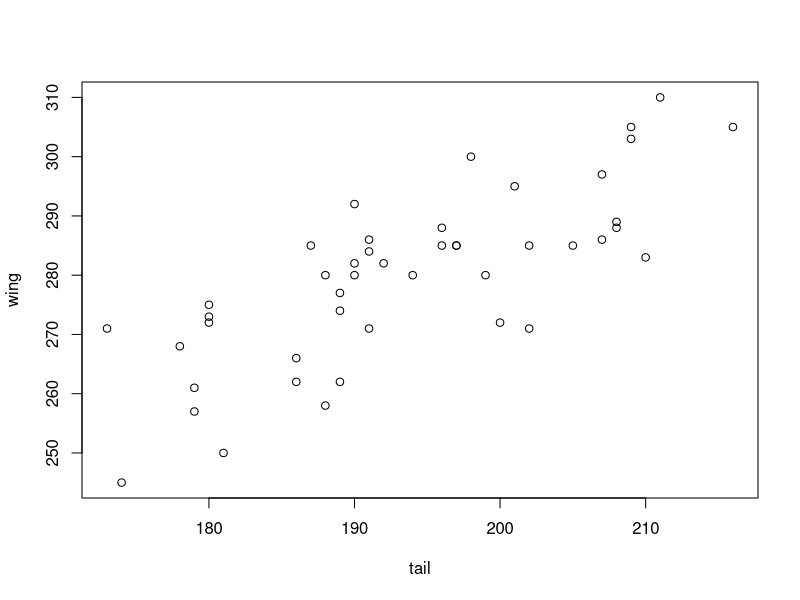
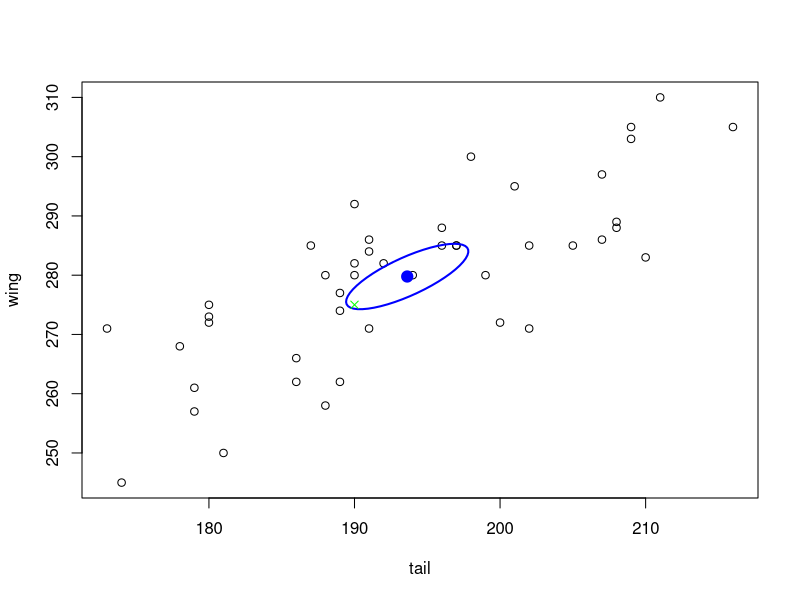
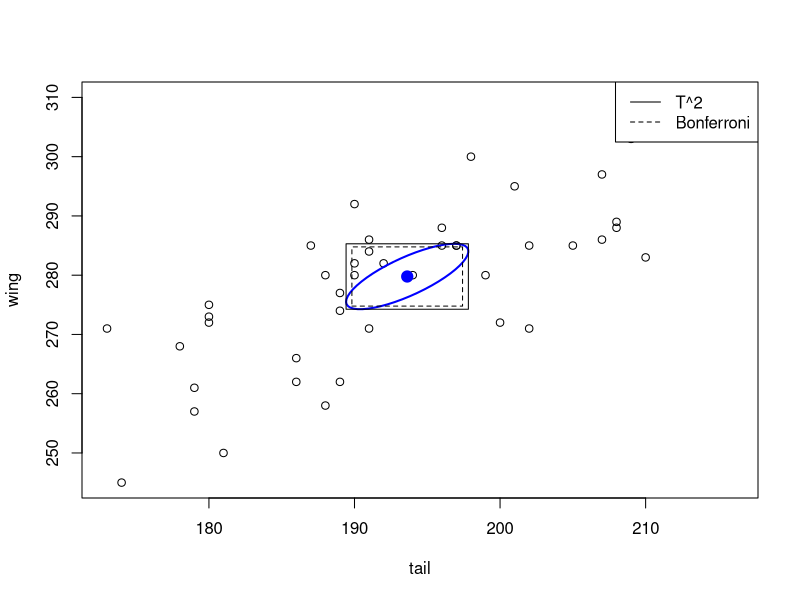
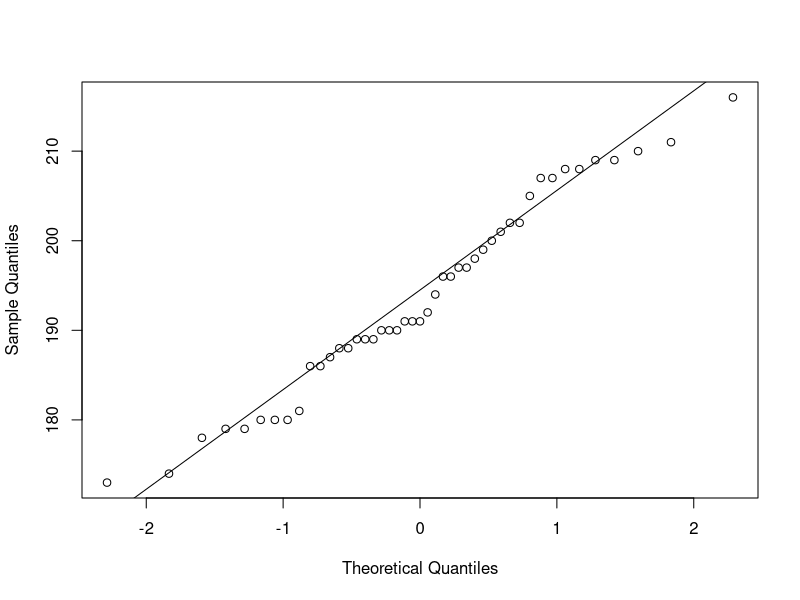
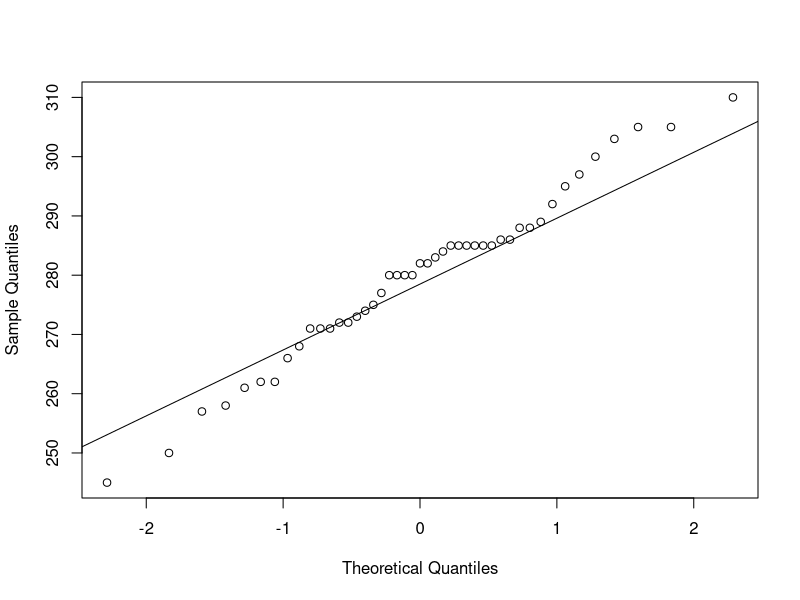
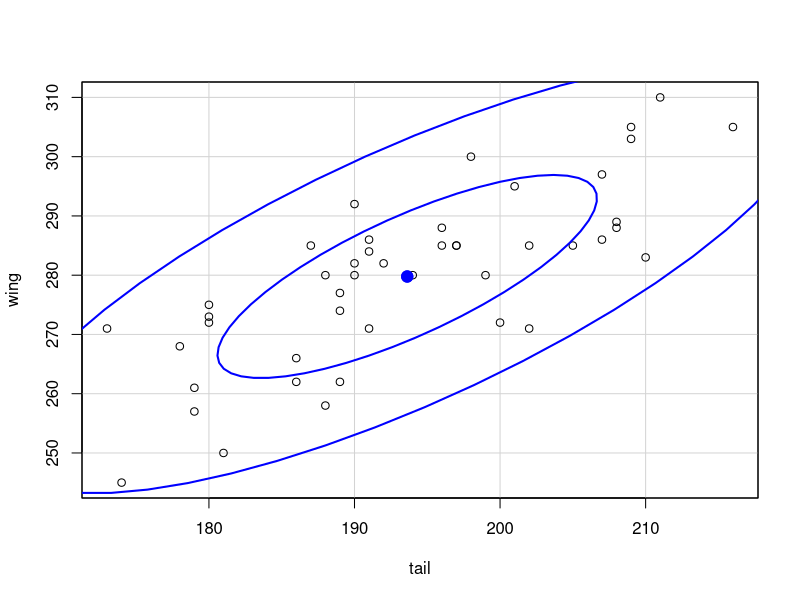
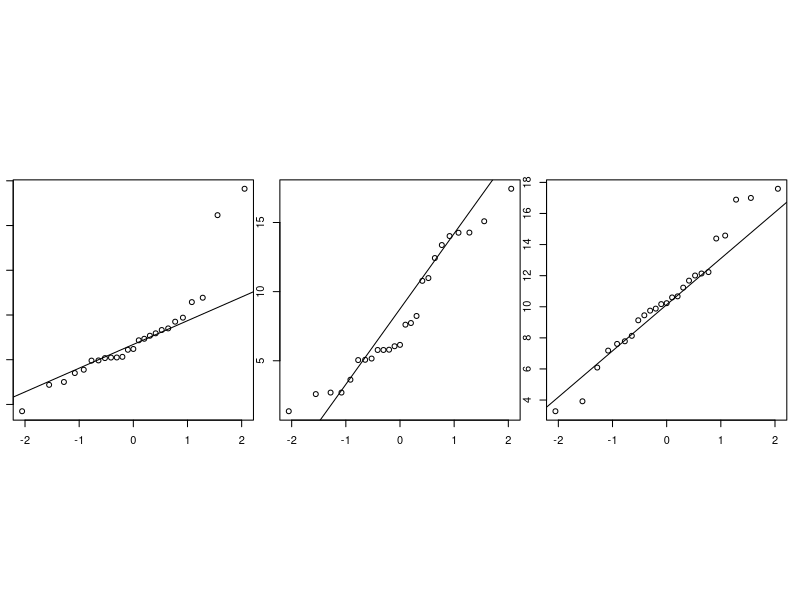
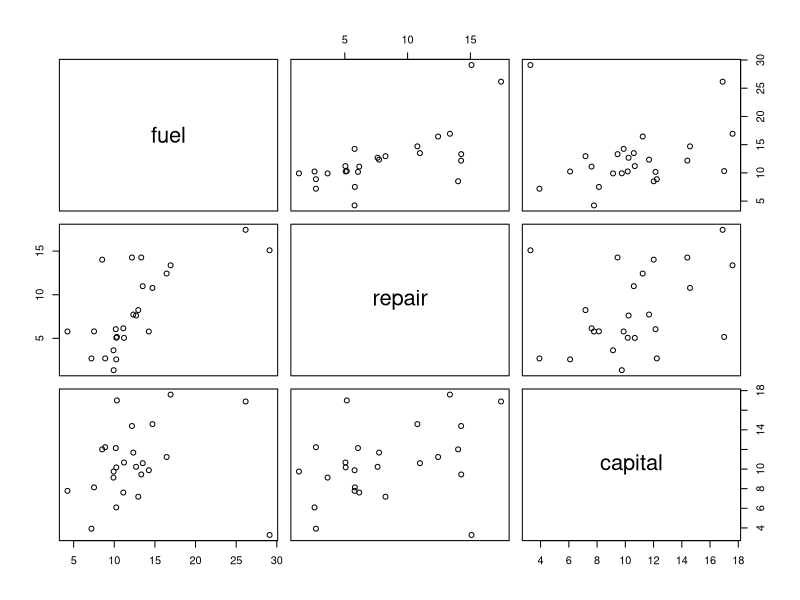

These charts were generated, in order, by the following R code:
## ---- chunk 1
X1 <- read.table("T5-12.DAT", col.names = c("tail", "wing"))
head(X1)

meanX1 <- colMeans(X1)
covX1 <- cov(X1)
p1 <- ncol(X1)
n1 <- nrow(X1)
with(X1, plot(tail, wing))
## ---- chunk 2
require(car)
eigensys1 <- eigen(covX1)
eigensys1$vectors # eigenvectors, i.e. axes of the ellipsoid
alpha = .05

fscale <- function(p, n, a) {
  p*(n-1)/(n-p)/n * qf(1-a, p, n-p)
} # compute scale for ellipsoid

radius1 <- sqrt(fscale(p1, n1, alpha))
axesLength <- sqrt(eigensys1$values) * radius1
axesLength # length of axes
with(X1, plot(tail, wing))
ellipse1 <- ellipse(meanX1, covX1, radius1)
points(190, 275, col="green", pch=4)
## ---- chunk 3
cat("T^2 Simultaneous intervals:")
with(X1, plot(tail, wing))
ellipse1 <- ellipse(meanX1, covX1, radius1)
d1 <- radius1 * sqrt(covX1[1, 1])
d2 <- radius1 * sqrt(covX1[2, 2])
sprintf("mu1: (%f, %f), mu2: (%f, %f)",
        meanX1[1] - d1, meanX1[1] + d1,
        meanX1[2] - d2, meanX1[2] + d2)
rect(meanX1[1] - d1, meanX1[2] - d2, meanX1[1] + d1, meanX1[2] + d2, lty = 1)
cat("Bonferroni intervals:")
tcoef <- qt(1 - alpha / (2*p1), n1 - 1)
d1 <- tcoef * sqrt(covX1[1, 1] / n1)
d2 <- tcoef * sqrt(covX1[2, 2] / n1)
sprintf("mu1: (%f, %f), mu2: (%f, %f)",
        meanX1[1] - d1, meanX1[1] + d1,
        meanX1[2] - d2, meanX1[2] + d2)
rect(meanX1[1] - d1, meanX1[2] - d2, meanX1[1] + d1, meanX1[2] + d2, lty = 2)
legend("topright", legend = c("T^2", "Bonferroni"), lty = c(1, 2))
## ---- chunk 4
plotqq <- function(col, title="") {
  qqp <- qqnorm(col, main = title)
  qqline(col)
  with(qqp, cor(x, y))
}
rqs1 <- sapply(X1, plotqq)
rqs1
with(X1, dataEllipse(tail, wing))
## ---- chunk 5
X2 <- read.table("T5-13.dat", col.names = c("fuel", "repair", "capital"))
head(X2)
layout(matrix(1:3, nrow = 1, byrow = TRUE), respect = TRUE)
par(mar = rep.int(1, 4))
rqs2 <- sapply(X2, plotqq)
pairs(X2)
## ---- chunk 6
X2_ <- X2[c(-9, -21), ]
layout(matrix(1:3, nrow = 1, byrow = TRUE), respect = TRUE)
par(mar = rep.int(1, 4))
rqs2_ <- sapply(X2_, plotqq)
pairs(X2_)
## ---- chunk 7
meanX2 <- colMeans(X2)
covX2 <- cov(X2)
p2 <- ncol(X2)
n2 <- nrow(X2)

radius2 <- sqrt(fscale(p2, n2, alpha))
d1 <- radius2 * sqrt(covX2[1, 1])
d2 <- radius2 * sqrt(covX2[2, 2])
d3 <- radius2 * sqrt(covX2[3, 3])
cat(sprintf("T^2 Simultaneous intervals:\nmu1: (%f, %f), mu2: (%f, %f), mu3: (%f, %f)", 
        meanX2[1] - d1, meanX2[1] + d1,
        meanX2[2] - d2, meanX2[2] + d2,
        meanX2[2] - d3, meanX2[2] + d3))

tcoef <- qt(1 - alpha / (2*p2), n2 - 1)
d1 <- tcoef * sqrt(covX2[1, 1] / n2)
d2 <- tcoef * sqrt(covX2[2, 2] / n2)
d3 <- tcoef * sqrt(covX2[3, 3] / n2)
cat(sprintf("Bonferroni intervals:\nmu1: (%f, %f), mu2: (%f, %f), mu3: (%f, %f)", 
        meanX2[1] - d1, meanX2[1] + d1,
        meanX2[2] - d2, meanX2[2] + d2,
        meanX2[2] - d3, meanX2[2] + d3))
## ---- chunk 8
X3 <- read.table("T6-13.DAT")
X3 <- X3[X3$V5 == 1, -5] # select rows of which period is 1
head(X3)
## ---- chunk 9
meanX3 <- colMeans(X3)
covX3 <- cov(X3)
p3 <- ncol(X3)
n3 <- nrow(X3)

layout(matrix(1:4, nrow = 2, byrow = TRUE), respect = TRUE)
par(mar = rep.int(1, 4))
rqs3 <- sapply(X3, plotqq)
rqs3

# Chi-square
dev.off() # clean plots
squaredDist <- mahalanobis(X3, meanX3, covX3)
qqplot(qchisq(ppoints(n3, a = .5), df = p3), squaredDist, main = "Chi-square Q-Q Plot", xlab = "Theoretical Quantiles", ylab = "Sample Quantiles")
sum(squaredDist <= qchisq(.5, df = p3)) / n3 # % of falling into first half
## ---- chunk 10
radius3 <- sqrt(fscale(p3, n3, alpha))
d1 <- radius2 * sqrt(covX3[1, 1])
d2 <- radius2 * sqrt(covX3[2, 2])
d3 <- radius2 * sqrt(covX3[3, 3])
cat(sprintf("T^2 Simultaneous intervals:\nmu1: (%f, %f), mu2: (%f, %f), mu3: (%f, %f)", 
        meanX3[1] - d1, meanX3[1] + d1,
        meanX3[2] - d2, meanX3[2] + d2,
        meanX3[2] - d3, meanX3[2] + d3))

tcoef <- qt(1 - alpha / (2*p2), n2 - 1)
d1 <- tcoef * sqrt(covX3[1, 1] / n2)
d2 <- tcoef * sqrt(covX3[2, 2] / n2)
d3 <- tcoef * sqrt(covX3[3, 3] / n2)
cat(sprintf("Bonferroni intervals:\nmu1: (%f, %f), mu2: (%f, %f), mu3: (%f, %f)", 
        meanX3[1] - d1, meanX3[1] + d1,
        meanX3[2] - d2, meanX3[2] + d2,
        meanX3[2] - d3, meanX3[2] + d3))
